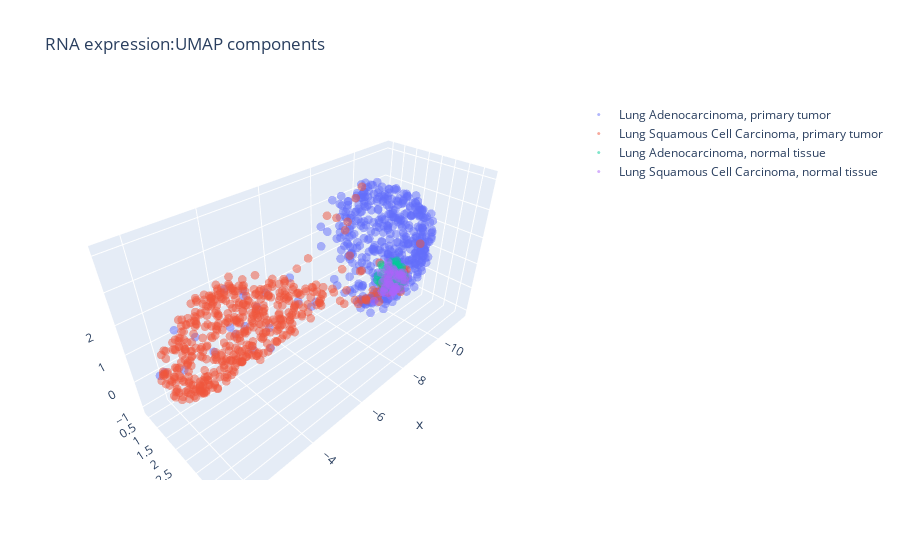

Notebook code for this chart:
### Code cell
# short exploratory
# 1. dimension reduction
# 2. plot the differential targets
red = 'UMAP'
reduceR = UMAP(n_components=3, random_state=323, n_neighbors=50) #UMAP(n_components=3)
reduceR.fit(RNAex.loc[:, rnaID_include])


fig = go.Figure(layout={'title': 'RNA expression:'+red+' components'})
# Configure the trace.
reduceD = reduceR.transform(RNAex.loc[(RNAex['Diagnosis']=='Lung Adenocarcinoma') & 
                                      (RNAex['Sample Type']=='Primary Tumor'), rnaID_include])
fig.add_trace(go.Scatter3d(
    x=reduceD[:,0],  # <-- Put your data instead
    y=reduceD[:,1],  # <-- Put your data instead
    z=reduceD[:,2],  # <-- Put your data instead
    mode='markers',
    marker={
        'size': 3,
        'opacity': 0.5,
    },
    name='Lung Adenocarcinoma, primary tumor'
)
)

reduceD = reduceR.transform(RNAex.loc[(RNAex['Diagnosis']=='Lung Squamous Cell Carcinoma') & 
                                      (RNAex['Sample Type']=='Primary Tumor'), rnaID_include])
fig.add_trace(go.Scatter3d(
    x=reduceD[:,0],  # <-- Put your data instead
    y=reduceD[:,1],  # <-- Put your data instead
    z=reduceD[:,2],  # <-- Put your data instead
    mode='markers',
    marker={
        'size': 3,
        'opacity': 0.5,
    },
    name='Lung Squamous Cell Carcinoma, primary tumor'
)
)

reduceD = reduceR.transform(RNAex.loc[(RNAex['Diagnosis']=='Lung Adenocarcinoma') & 
                                      (RNAex['Sample Type']=='Solid Tissue Normal'), rnaID_include])
fig.add_trace(go.Scatter3d(
    x=reduceD[:,0],  # <-- Put your data instead
    y=reduceD[:,1],  # <-- Put your data instead
    z=reduceD[:,2],  # <-- Put your data instead
    mode='markers',
    marker={
        'size': 3,
        'opacity': 0.5,
    },
    name='Lung Adenocarcinoma, normal tissue'
)
)

reduceD = reduceR.transform(RNAex.loc[(RNAex['Diagnosis']=='Lung Squamous Cell Carcinoma') & 
                                      (RNAex['Sample Type']=='Solid Tissue Normal'), rnaID_include])
fig.add_trace(go.Scatter3d(
    x=reduceD[:,0],  # <-- Put your data instead
    y=reduceD[:,1],  # <-- Put your data instead
    z=reduceD[:,2],  # <-- Put your data instead
    mode='markers',
    marker={
        'size': 3,
        'opacity': 0.5,
    },
    name='Lung Squamous Cell Carcinoma, normal tissue'
)
)


# Configure the layout.
layout = go.Layout(
    margin={'l': 0, 'r': 0, 'b': 0, 't': 0}
)
plotly.offline.iplot(fig)

### Figure 1 — Plotly figure (JSON) as saved in the notebook; plotly's stock layout.template omitted (floating-point values rounded to 4 significant figures; data arrays with more than 128 entries replaced by an {"elided": "..."} marker saying what was removed)
{"data": [{"marker": {"opacity": 0.5, "size": 3}, "mode": "markers", "name": "Lung Adenocarcinoma, primary tumor", "type": "scatter3d", "x": {"elided": "511 float values"}, "y": {"elided": "511 float values"}, "z": {"elided": "511 float values"}}, {"marker": {"opacity": 0.5, "size": 3}, "mode": "markers", "name": "Lung Squamous Cell Carcinoma, primary tumor", "type": "scatter3d", "x": {"elided": "498 float values"}, "y": {"elided": "498 float values"}, "z": {"elided": "498 float values"}}, {"marker": {"opacity": 0.5, "size": 3}, "mode": "markers", "name": "Lung Adenocarcinoma, normal tissue", "type": "scatter3d", "x": [-11.37, -11.32, -10.88, -10.46, -11.28, -9.513, -10.83, -11.0, -11.28, -10.89, -10.64, -11.08, -11.17, -11.11, -11.14, -10.54, -11.16, -11.31, -11.25, -10.68, -11.0, -10.66, -10.68, -10.67, -10.91, -11.28, -11.35, -11.16, -10.64, -11.06, -11.05, -11.08, -11.16, -11.38, -11.16, -11.28, -10.55, -10.59, -10.38, -11.09, -10.59, -10.88, -11.37, -10.24, -10.8, -11.22, -10.71, -11.48, -11.39, -11.09, -11.04, -10.71, -11.36, -10.92, -10.98, -11.01, -11.45, -11.36, -10.8], "y": [1.394, 1.57, 1.432, 1.784, 1.568, 2.294, 1.145, 1.399, 1.49, 1.593, 1.889, 1.867, 1.582, 1.334, 2.014, 1.229, 1.557, 1.665, 1.462, 2.2, 1.972, 1.139, 1.323, 1.247, 1.273, 1.294, 1.533, 1.284, 1.335, 1.696, 1.19, 1.774, 1.338, 1.518, 1.409, 1.728, 2.063, 2.16, 1.928, 1.583, 1.922, 1.476, 1.484, 1.902, 1.963, 1.609, 1.803, 1.57, 1.692, 2.084, 1.08, 1.843, 1.313, 2.009, 1.606, 1.596, 1.788, 1.444, 1.921], "z": [-0.09431, -0.6467, -0.07881, -0.3958, -0.5008, -0.0289, -0.07772, -0.9888, -0.3659, -0.9181, -0.5642, -0.1697, 0.1432, -0.4348, -0.6012, -0.6023, -1.035, -0.5421, -0.5319, -0.2427, -0.7953, -0.5058, -0.02557, -0.7704, -0.6684, -0.3593, -0.1437, -0.3016, -0.6589, -0.8691, -0.351, -0.9321, -0.005169, -0.6826, -0.6717, -0.3116, -0.1969, -0.2241, -0.2684, -0.7315, -0.1754, -0.7316, -0.4968, -0.5145, 0.02964, -0.3747, -0.08238, -0.3375, -0.1957, -0.2969, -0.6528, -0.177, -0.6098, -0.2488, -0.9629, -0.04128, -0.5207, -0.2112, -0.4021]}, {"marker": {"opacity": 0.5, "size": 3}, "mode": "markers", "name": "Lung Squamous Cell Carcinoma, normal tissue", "type": "scatter3d", "x": [-10.49, -10.63, -11.28, -10.75, -11.23, -10.47, -11.07, -10.66, -11.06, -10.93, -10.64, -10.66, -9.888, -10.06, -10.78, -10.82, -9.448, -10.83, -11.01, -10.75, -10.43, -11.14, -10.95, -9.672, -11.28, -10.96, -10.99, -10.73, -11.48, -11.08, -10.67, -10.96, -11.22, -10.86, -11.14, -10.4, -9.869, -10.82, -10.6, -10.93, -11.1, -10.8, -11.06, -10.39, -10.33, -8.677, -11.13, -11.46, -10.93], "y": [1.628, 2.062, 1.47, 2.031, 2.012, 1.74, 2.104, 1.52, 1.887, 1.091, 1.625, 1.385, 2.076, 2.063, 1.82, 2.328, 2.291, 2.139, 1.801, 2.021, 1.804, 1.475, 1.536, 2.258, 1.506, 2.057, 1.349, 2.058, 1.703, 1.689, 1.977, 1.797, 1.268, 1.809, 1.827, 2.102, 2.379, 1.819, 1.698, 1.328, 1.257, 1.766, 1.18, 1.891, 1.993, 2.565, 1.412, 1.724, 1.755], "z": [-0.8801, -0.6478, -0.4944, -0.2184, -0.6991, -0.2601, -0.4275, -1.112, -0.1994, -0.5142, -0.2163, -0.6733, -0.2529, -0.1145, -0.9826, -0.06334, -0.07627, -0.7276, -0.9986, -0.6345, -0.277, -0.239, -0.8783, 0.01109, -0.6073, -0.396, -0.09254, -0.05079, -0.6253, -0.9721, -0.3244, -0.8813, -0.5991, -1.0, -0.3398, -0.5297, -0.4031, -1.006, 0.02465, -0.2343, -0.04213, -0.0339, -0.8414, -0.3472, -0.3568, 0.06879, -0.6006, -0.4603, -1.029]}], "layout": {"title": {"text": "RNA expression:UMAP components"}}}
